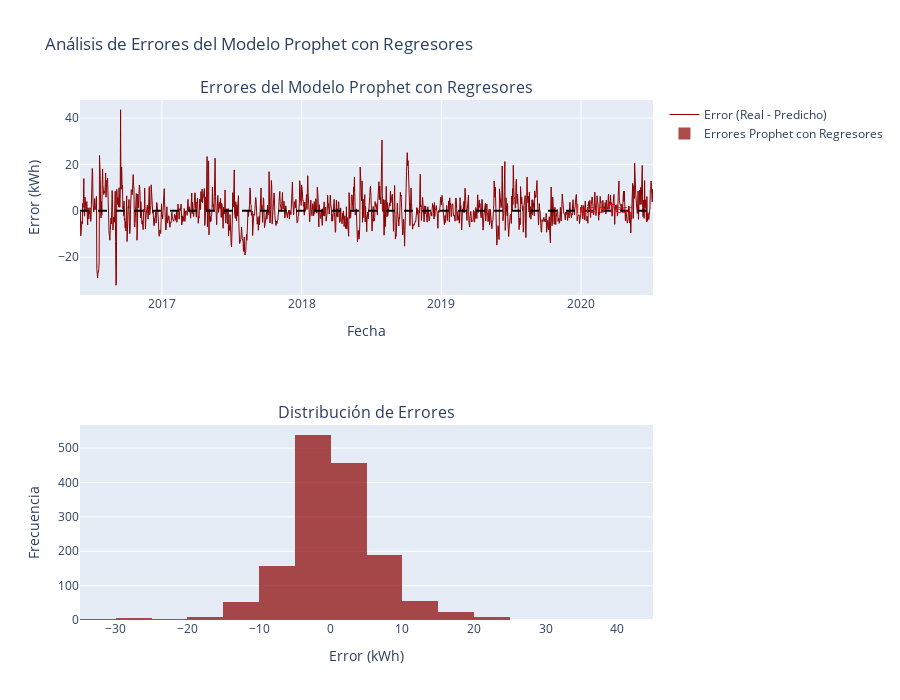

Write notebook code for a chart like this one.
### Markdown cell above
**Respuesta:**

### Code cell
# 0. Cargar y seleccionar variables exógenas del archivo datos_frink.csv
print(" 0. Carga y selección de variables exógenas ")

# Cargar datos climáticos del Profesor Frink
df_frink = pd.read_csv('datos_frink.csv')

print(f"Datos climáticos cargados:")
print(f"Forma: {df_frink.shape}")
print(f"Columnas: {list(df_frink.columns)}")

# Convertir columna date a datetime
df_frink['date'] = pd.to_datetime(df_frink['date'])

print(f"\nRango temporal datos Frink: {df_frink['date'].min()} a {df_frink['date'].max()}")
print(f"Primeras 3 filas:")
print(df_frink.head(3))

# Seleccionar variables exógenas relevantes para consumo energético
# Seleccionaremos variables promedio que típicamente influyen en el consumo energético:
# - Temperatura (influye en calefacción/refrigeración)
# - Humedad (puede afectar sensación térmica)
# - Presión atmosférica (puede correlacionar con condiciones climáticas)
exogenous_vars = ['Temp_avg', 'Hum_avg', 'Press_avg']

print(f"\nVariables exógenas seleccionadas: {exogenous_vars}")


# Preparar dataset con variables exógenas
df_frink_selected = df_frink[['date'] + exogenous_vars].copy()

print(f"\nEstadísticas de variables exógenas:")
print(df_frink_selected[exogenous_vars].describe())

# Verificar si hay valores nulos
print(f"\nValores nulos por variable:")
print(df_frink_selected.isnull().sum())

# Añadir variables exógenas a conjuntos de entrenamiento y prueba mediante merge
print("\n Merge con conjuntos de entrenamiento y prueba ")

# Crear copias de los datos Prophet con las variables exógenas
train_prophet_reg = train_prophet.merge(df_frink_selected, left_on='ds', right_on='date', how='left')
test_prophet_reg = test_prophet.merge(df_frink_selected, left_on='ds', right_on='date', how='left')

# Eliminar columna date duplicada
train_prophet_reg = train_prophet_reg.drop('date', axis=1)
test_prophet_reg = test_prophet_reg.drop('date', axis=1)

print(f"Train con regresores - Forma: {train_prophet_reg.shape}")
print(f"Test con regresores - Forma: {test_prophet_reg.shape}")
print(f"Columnas: {list(train_prophet_reg.columns)}")

# Verificar merge exitoso
print(f"\nValores nulos después del merge:")
print(f"Train: {train_prophet_reg.isnull().sum()}")
print(f"Test: {test_prophet_reg.isnull().sum()}")

print(f"\nPrimeras 3 filas del conjunto de entrenamiento con regresores:")
print(train_prophet_reg.head(3))

# 1. Crear modelo Prophet con regresores
print("\n 1. Creación y entrenamiento del modelo Prophet con regresores ")

# Crear modelo Prophet
model_prophet_reg = Prophet()

# Añadir regresores al modelo
for var in exogenous_vars:
    model_prophet_reg.add_regressor(var)
    print(f"Regresor añadido: {var}")

print(f"\nModelo Prophet con {len(exogenous_vars)} regresores creado")

# Entrenar el modelo con datos de entrenamiento incluyendo regresores
print("Entrenando modelo Prophet con regresores...")
model_prophet_reg.fit(train_prophet_reg)
print("Modelo Prophet con regresores entrenado exitosamente")

# Preparar dataframe futuro para predicciones con regresores
periods_to_forecast_reg = len(test_prophet_reg)
future_reg = model_prophet_reg.make_future_dataframe(periods=periods_to_forecast_reg)

# Añadir regresores al dataframe futuro
# Combinar regresores de train y test
regresores_completos = pd.concat([
    train_prophet_reg[exogenous_vars], 
    test_prophet_reg[exogenous_vars]
], ignore_index=True)

# Añadir regresores al future dataframe
for var in exogenous_vars:
    future_reg[var] = regresores_completos[var].values

print(f"\nDataFrame futuro con regresores:")
print(f"Forma: {future_reg.shape}")
print(f"Columnas: {list(future_reg.columns)}")

# Realizar predicciones
print("Realizando predicciones con regresores...")
forecast_reg = model_prophet_reg.predict(future_reg)
print("Predicciones con regresores completadas")

# 2. Gráficos de predicciones y componentes
print("\n 2. Visualización de predicciones y componentes ")

# Gráfico de predicciones usando Prophet
fig1_reg = model_prophet_reg.plot(forecast_reg)
fig1_reg.suptitle('Predicciones Prophet con Regresores - Consumo de Energía de Homero', 
                  fontsize=14, fontweight='bold')
plt.xlabel('Fecha')
plt.ylabel('Consumo de Energía (kWh)')
plt.tight_layout()
plt.show()

# Gráfico de componentes usando Prophet
fig2_reg = model_prophet_reg.plot_components(forecast_reg)
fig2_reg.suptitle('Componentes del Modelo Prophet con Regresores', fontsize=14, fontweight='bold')
plt.tight_layout()
plt.show()

# 3. Calcular MAE
print("\n 3. Cálculo del Mean Absolute Error (MAE) ")

# Separar predicciones para train y test
forecast_reg_train = forecast_reg.iloc[:len(train_prophet_reg)]
forecast_reg_test = forecast_reg.iloc[len(train_prophet_reg):]

# Calcular MAE para entrenamiento y prueba
mae_prophet_reg_train = mean_absolute_error(train_prophet_reg['y'], forecast_reg_train['yhat'])
mae_prophet_reg_test = mean_absolute_error(test_prophet_reg['y'], forecast_reg_test['yhat'])

print(f"MAE Entrenamiento (Prophet con regresores): {mae_prophet_reg_train:.4f} kWh")
print(f"MAE Prueba (Prophet con regresores): {mae_prophet_reg_test:.4f} kWh")

# Comparación con modelo Prophet sin regresores
print(f"\nComparación con modelo Prophet sin regresores:")
print(f"Modelo                    | MAE Train | MAE Test  | Mejora")
print(f"Prophet sin regresores    | {mae_prophet_train:.4f}   | {mae_prophet_test:.4f}   | Baseline")
print(f"Prophet con regresores    | {mae_prophet_reg_train:.4f}   | {mae_prophet_reg_test:.4f}   | {((mae_prophet_test - mae_prophet_reg_test) / mae_prophet_test * 100):5.2f}%")

# Mejora vs otros modelos
if 'mae_trend_train' in locals():
    mejora_reg_vs_tendencia = ((mae_trend_test - mae_prophet_reg_test) / mae_trend_test * 100)
    mejora_reg_vs_estacional = ((mae_seasonal_test - mae_prophet_reg_test) / mae_seasonal_test * 100)
    
    print(f"\nComparación con modelos anteriores:")
    print(f"Mejora vs Tendencia: {mejora_reg_vs_tendencia:.2f}%")
    print(f"Mejora vs Estacional: {mejora_reg_vs_estacional:.2f}%")

# Análisis de coeficientes de regresores
print(f"\nAnálisis de regresores:")
for var in exogenous_vars:
    # Los coeficientes se pueden encontrar en el objeto modelo
    print(f"Regresor {var} añadido al modelo")

# 4. Análisis de errores con regresores
print("\n 4. Análisis de errores del modelo Prophet con regresores ")

# Calcular errores
y_real_full_reg = pd.concat([train_prophet_reg['y'], test_prophet_reg['y']], ignore_index=True)
error_prophet_reg_full = y_real_full_reg - forecast_reg['yhat']
error_prophet_reg_train = train_prophet_reg['y'].values - forecast_reg_train['yhat'].values
error_prophet_reg_test = test_prophet_reg['y'].values - forecast_reg_test['yhat'].values

print(f"Estadísticas de errores del modelo Prophet con regresores:")
print(f"Error medio entrenamiento: {np.mean(error_prophet_reg_train):.4f} kWh")
print(f"Error medio prueba: {np.mean(error_prophet_reg_test):.4f} kWh")
print(f"Desviación estándar error entrenamiento: {np.std(error_prophet_reg_train):.4f} kWh")
print(f"Desviación estándar error prueba: {np.std(error_prophet_reg_test):.4f} kWh")

# Comparación de variabilidad de errores
print(f"\nComparación de variabilidad de errores:")
print(f"Reducción en std de error vs Prophet sin regresores:")
print(f"  Entrenamiento: {((np.std(error_prophet_train) - np.std(error_prophet_reg_train)) / np.std(error_prophet_train) * 100):.2f}%")
print(f"  Prueba: {((np.std(error_prophet_test) - np.std(error_prophet_reg_test)) / np.std(error_prophet_test) * 100):.2f}%")

# Gráfico de errores usando plotly
dates_complete_reg = pd.concat([train_prophet_reg['ds'], test_prophet_reg['ds']], ignore_index=True)

fig_error_reg = make_subplots(rows=2, cols=1, 
                             subplot_titles=['Errores del Modelo Prophet con Regresores', 
                                           'Distribución de Errores'])

# Gráfico de errores en el tiempo
fig_error_reg.add_trace(
    go.Scatter(x=dates_complete_reg, 
               y=error_prophet_reg_full,
               mode='lines',
               name='Error (Real - Predicho)',
               line=dict(color='darkred', width=1)),
    row=1, col=1
)

# Línea de error cero
fig_error_reg.add_hline(y=0, line_dash="dash", line_color="black", row=1, col=1)

# Línea divisoria entre train y test
test_start_date = '2020-03-01'
fig_error_reg.add_shape(
    type="line",
    x0=test_start_date, y0=0,
    x1=test_start_date, y1=1,
    yref="paper",
    line=dict(color="red", width=2, dash="dash"),
    row=1, col=1
)

fig_error_reg.add_annotation(
    x=test_start_date,
    y=0.9,
    yref="paper",
    text="Inicio Test",
    showarrow=False,
    font=dict(color="red"),
    row=1, col=1
)

# Histograma de errores
fig_error_reg.add_trace(
    go.Histogram(x=error_prophet_reg_full, 
                 name='Errores Prophet con Regresores',
                 nbinsx=30,
                 marker_color='darkred',
                 opacity=0.7),
    row=2, col=1
)

fig_error_reg.update_layout(
    title='Análisis de Errores del Modelo Prophet con Regresores',
    height=700,
    showlegend=True
)

fig_error_reg.update_xaxes(title_text="Fecha", row=1, col=1)
fig_error_reg.update_yaxes(title_text="Error (kWh)", row=1, col=1)
fig_error_reg.update_xaxes(title_text="Error (kWh)", row=2, col=1)
fig_error_reg.update_yaxes(title_text="Frecuencia", row=2, col=1)

fig_error_reg.show()

### Figure 1 — Plotly figure (JSON) as saved in the notebook; plotly's stock layout.template omitted (floating-point values rounded to 4 significant figures; data arrays with more than 128 entries replaced by an {"elided": "..."} marker saying what was removed)
{"data": [{"line": {"color": "darkred", "width": 1}, "mode": "lines", "name": "Error (Real - Predicho)", "type": "scatter", "x": {"elided": "1498 str values"}, "xaxis": "x", "y": {"elided": "1498 float values"}, "yaxis": "y"}, {"marker": {"color": "darkred"}, "name": "Errores Prophet con Regresores", "nbinsx": 30, "opacity": 0.7, "type": "histogram", "x": {"elided": "1498 float values"}, "xaxis": "x2", "yaxis": "y2"}], "layout": {"annotations": [{"font": {"size": 16}, "showarrow": false, "text": "Errores del Modelo Prophet con Regresores", "x": 0.5, "xanchor": "center", "xref": "paper", "y": 1, "yanchor": "bottom", "yref": "paper"}, {"font": {"size": 16}, "showarrow": false, "text": "Distribución de Errores", "x": 0.5, "xanchor": "center", "xref": "paper", "y": 0.375, "yanchor": "bottom", "yref": "paper"}, {"font": {"color": "red"}, "showarrow": false, "text": "Inicio Test", "x": "2020-03-01", "xref": "x", "y": 0.9, "yref": "y"}], "height": 700, "shapes": [{"line": {"color": "black", "dash": "dash"}, "type": "line", "x0": 0, "x1": 1, "xref": "x domain", "y0": 0, "y1": 0, "yref": "y"}, {"line": {"color": "red", "dash": "dash", "width": 2}, "type": "line", "x0": "2020-03-01", "x1": "2020-03-01", "xref": "x", "y0": 0, "y1": 1, "yref": "y"}], "showlegend": true, "title": {"text": "Análisis de Errores del Modelo Prophet con Regresores"}, "xaxis": {"anchor": "y", "domain": [0, 1], "title": {"text": "Fecha"}}, "xaxis2": {"anchor": "y2", "domain": [0, 1], "title": {"text": "Error (kWh)"}}, "yaxis": {"anchor": "x", "domain": [0.625, 1], "title": {"text": "Error (kWh)"}}, "yaxis2": {"anchor": "x2", "domain": [0, 0.375], "title": {"text": "Frecuencia"}}}}
